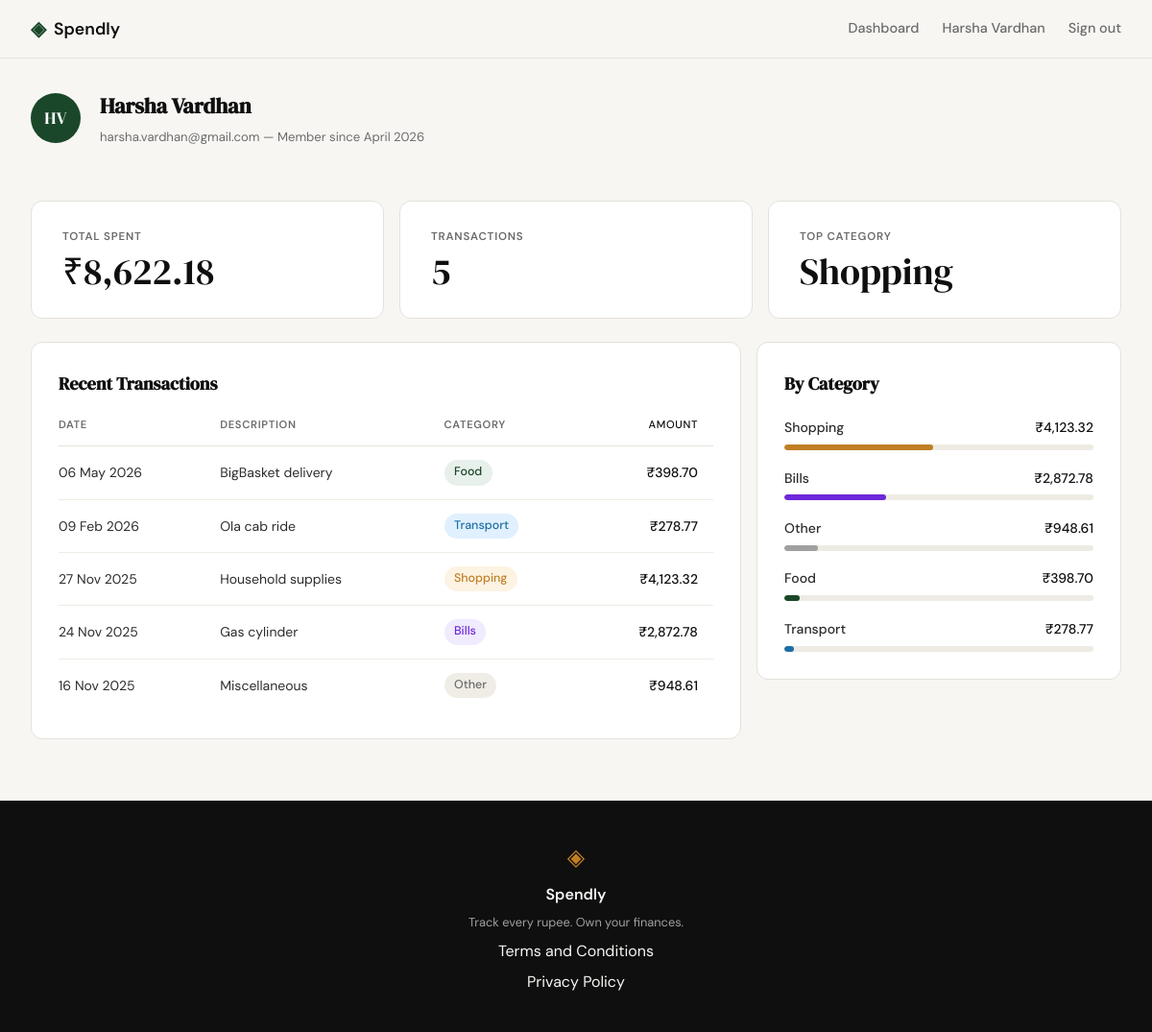
Screenshot of /profile (signed in) with the database file from the repository.
### tables this page shows
CREATE TABLE users (
            id            INTEGER PRIMARY KEY AUTOINCREMENT,
            name          TEXT    NOT NULL,
            email         TEXT    UNIQUE NOT NULL,
            password_hash TEXT    NOT NULL,
            created_at    TEXT    DEFAULT (datetime('now'))
        );

CREATE TABLE expenses (
            id          INTEGER PRIMARY KEY AUTOINCREMENT,
            user_id     INTEGER NOT NULL REFERENCES users(id),
            amount      REAL    NOT NULL,
            category    TEXT    NOT NULL,
            date        TEXT    NOT NULL,
            description TEXT,
            created_at  TEXT    DEFAULT (datetime('now'))
        );

### app.py (the view)
@app.route("/profile")
def profile():
    if not session.get("user_id"):
        return redirect(url_for("login"))
    user = get_user_by_id(session["user_id"])
    if user is None:
        session.clear()
        return redirect(url_for("login"))
    stats = get_summary_stats(session["user_id"])
    transactions = get_recent_transactions(session["user_id"])
    categories = get_category_breakdown(session["user_id"])
    return render_template("profile.html", user=user, stats=stats,
                           transactions=transactions, categories=categories)

### database/db.py (called while the page is built)
def get_db():
    conn = sqlite3.connect(DB_PATH)
    conn.row_factory = sqlite3.Row
    conn.execute("PRAGMA foreign_keys = ON")
    return conn

### database/queries.py (called while the page is built)
def get_user_by_id(user_id):
    conn = get_db()
    try:
        row = conn.execute(
            "SELECT id, name, email, created_at FROM users WHERE id = ?",
            (user_id,),
        ).fetchone()
    finally:
        conn.close()
    if row is None:
        return None
    name = row["name"]
    initials = "".join(w[0].upper() for w in name.split()[:2])
    member_since = datetime.strptime(
        row["created_at"][:10], "%Y-%m-%d"
    ).strftime("%B %Y")
    return {
        "name": name,
        "email": row["email"],
        "initials": initials,
        "member_since": member_since,
    }

def get_summary_stats(user_id):
    conn = get_db()
    try:
        rows = conn.execute(
            """
            SELECT category, COALESCE(SUM(amount), 0) as total, COUNT(*) as cnt
            FROM expenses
            WHERE user_id = ?
            GROUP BY category
            ORDER BY total DESC
            """,
            (user_id,),
        ).fetchall()
    finally:
        conn.close()
    if not rows:
        return {"total_spent": "₹0.00", "transaction_count": 0, "top_category": "—"}
    transaction_count = sum(row["cnt"] for row in rows)
    grand_total = sum(row["total"] for row in rows)
    top_category = rows[0]["category"]
    return {
        "total_spent": f"₹{grand_total:,.2f}",
        "transaction_count": transaction_count,
        "top_category": top_category,
    }

def get_recent_transactions(user_id, limit=10):
    conn = get_db()
    try:
        rows = conn.execute(
            """
            SELECT date, description, category, amount
            FROM expenses
            WHERE user_id = ?
            ORDER BY date DESC, created_at DESC
            LIMIT ?
            """,
            (user_id, limit),
        ).fetchall()
    finally:
        conn.close()
    if not rows:
        return []
    return [
        {
            "date": datetime.strptime(row["date"], "%Y-%m-%d").strftime("%d %b %Y"),
            "description": row["description"],
            "category": row["category"],
            "amount": f"₹{row['amount']:,.2f}",
        }
        for row in rows
    ]

### templates/profile.html (shortened to what this page needs)
{% extends "base.html" %}
{% block content %}
<div class="profile-page">
    <div class="profile-header">
        <div class="profile-avatar">{{ user.initials }}</div>
        <div class="profile-identity">
            <h1 class="profile-name">{{ user.name }}</h1>
            <p class="profile-meta">{{ user.email }} &mdash; Member since {{ user.member_since }}</p>
        </div>
    </div>
    <div class="profile-stats">
        <div class="profile-stat-card">
            <p class="profile-stat-label">Total Spent</p>
            <p class="profile-stat-value">{{ stats.total_spent }}</p>
        </div>
        <div class="profile-stat-card">
            <p class="profile-stat-label">Transactions</p>
            <p class="profile-stat-value">{{ stats.transaction_count }}</p>
        </div>
        <div class="profile-stat-card">
            <p class="profile-stat-label">Top Category</p>
            <p class="profile-stat-value">{{ stats.top_category }}</p>
        </div>
    </div>
    <div class="profile-main">
        <div class="profile-card">
            <h2 class="profile-card-title">Recent Transactions</h2>
            {% if transactions %}
            <table class="profile-table">
                <thead>
                    <tr>
                        <th>Date</th>
                        <th>Description</th>
                        <th>Category</th>
                        <th class="col-amount">Amount</th>
                    </tr>
                </thead>
                <tbody>
                    {% for tx in transactions %}
                    <tr>
                        <td>{{ tx.date }}</td>
                        <td>{{ tx.description }}</td>
                        <td>
                            <span class="badge badge-{{ tx.category | lower }}">{{ tx.category }}</span>
                        </td>
                        <td class="col-amount">{{ tx.amount }}</td>
                    </tr>
                    {% endfor %}
                </tbody>
            </table>
            {% else %}
            <p class="profile-empty">No transactions yet.</p>
            {% endif %}
        </div>
        <div class="profile-card">
            <h2 class="profile-card-title">By Category</h2>
            {% if categories %}
            <div class="profile-breakdown">
                {% for cat in categories %}
                <div class="cat-row">
                    <div class="cat-header">
                        <span class="cat-name">{{ cat.name }}</span>
                        <span class="cat-amount">{{ cat.amount }}</span>
                    </div>
                    <div class="cat-track">
                        <div class="cat-fill cat-fill-{{ cat.name | lower }}"
                             style="width: {{ cat.pct }}%"></div>
                    </div>
                </div>
                {% endfor %}
            </div>
            {% else %}
            <p class="profile-empty">No spending data yet.</p>
            {% endif %}
        </div>
    </div>
</div>
{% endblock %}

### templates/base.html (shortened to what this page needs)
<!DOCTYPE html>
<html lang="en">
<head>
    <link rel="stylesheet" href="{{ url_for('static', filename='css/style.css') }}">
</head>
<body>
    <nav class="navbar">
        <div class="nav-inner">
            <a href="{{ url_for('landing') }}" class="nav-brand">
                <span class="brand-icon">◈</span>
                <span class="brand-name">Spendly</span>
            </a>
            <div class="nav-links">
                {% if session.user_id %}
                <a href="{{ url_for('profile') }}">Dashboard</a>
                <span class="nav-username">{{ session.user_name }}</span>
                <a href="{{ url_for('logout') }}">Sign out</a>
                {% else %}
                <a href="{{ url_for('login') }}">Sign in</a>
                <a href="{{ url_for('register') }}" class="nav-cta">Get started</a>
                {% endif %}
            </div>
        </div>
    </nav>
    <main class="main-content">
        {% block content %}{% endblock %}
    </main>
    <footer class="footer">
        <div class="footer-inner">
            <span class="brand-icon">◈</span>
            <span class="footer-name">Spendly</span>
            <p class="footer-copy">Track every rupee. Own your finances.</p>
            <a href="/terms">Terms and Conditions</a>
            <a href="/privacy">Privacy Policy</a>
        </div>
    </footer>
</body>
</html>

### rows the page displays
users: user_name "Harsha Vardhan", name "Harsha Vardhan", email "harsha.vardhan@gmail.com"
expenses: top_category "Shopping", date "27 Nov 2025", description "Household supplies", category "Shopping", amount "₹4,123.32"
expenses: date "06 May 2026", description "BigBasket delivery", category "Food", amount "₹398.70"
expenses: date "09 Feb 2026", description "Ola cab ride", category "Transport", amount "₹278.77"
expenses: date "24 Nov 2025", description "Gas cylinder", category "Bills", amount "₹2,872.78"
expenses: date "16 Nov 2025", description "Miscellaneous", category "Other", amount "₹948.61"

### other values shown
{{ user.initials }} "HV"
{{ user.member_since }} "April 2026"
{{ stats.total_spent }} "₹8,622.18"
{{ stats.transaction_count }} "5"
{{ cat.name }} "Shopping" "Bills" "Other" "Food" "Transport"
{{ cat.amount }} "₹4,123.32" "₹2,872.78" "₹948.61" "₹398.70" "₹278.77"
